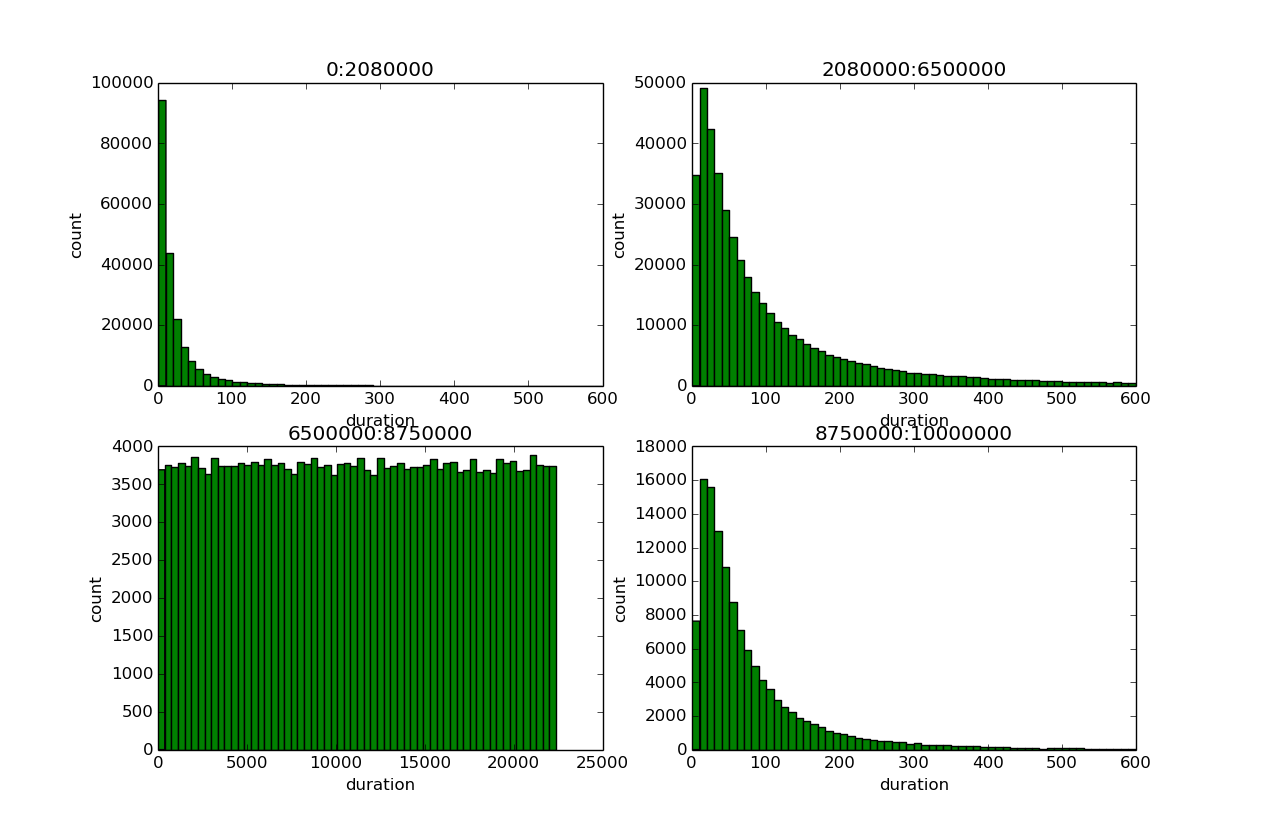

Recreate this plot in Python.
import matplotlib.mlab as mlab
import matplotlib.pyplot as plt

from load_toys_rev import *

filename = 'data/toys_rev2_sample113.csv'
sample_factor = 113
toy_list = load_toys_rev(filename)

cut1 = 2600*800
cut2 = 6500000 # confirmed
cut3 = 8750000 # confirmed

plt.subplot(221)
num_bins = 60
n, bins, patches = plt.hist(list(
    filter(lambda x: x < 10*60,
           map(lambda x: x.duration, toy_list[:int(cut1/sample_factor)]))),
    num_bins, facecolor='green')
#count = mlab.normpdf(bins, 100, 15)
#plt.loglog(bins, count)
plt.xlabel('duration')
plt.ylabel('count')
plt.title('0:'+str(cut1))

plt.subplot(222)
num_bins = 60
n, bins, patches = plt.hist(list(
    filter(lambda x: x < 10*60,
           map(lambda x: x.duration, toy_list[int(cut1/sample_factor):int(cut2/sample_factor)]))),
    num_bins, facecolor='green')
#count = mlab.normpdf(bins, 100, 15)
#plt.loglog(bins, count)
plt.xlabel('duration')
plt.ylabel('count')
plt.title(str(cut1)+':'+str(cut2))

plt.subplot(223)
num_bins = 60
n, bins, patches = plt.hist(list(
    map(lambda x: x.duration, toy_list[int(cut2/sample_factor):int(cut3/sample_factor)])),
    num_bins, facecolor='green')
#count = mlab.normpdf(bins, 100, 15)
#plt.loglog(bins, count)
plt.xlabel('duration')
plt.ylabel('count')
plt.title(str(cut2)+':'+str(cut3))

plt.subplot(224)
num_bins = 60
n, bins, patches = plt.hist(list(
    filter(lambda x: x < 10*60,
           map(lambda x: x.duration, toy_list[int(cut3/sample_factor):]))),
    num_bins, facecolor='green')
#count = mlab.normpdf(bins, 100, 15)
#plt.loglog(bins, count)
plt.xlabel('duration')
plt.ylabel('count')
plt.title(str(cut3)+':10000000')

plt.show()
